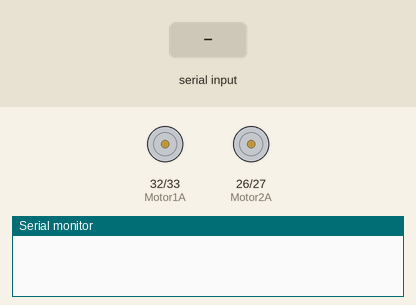
This sketch was run on a simulated ESP32. Shown: motor-driver pin pairs drawn as motors (green arrow = first pin HIGH = forward, orange = second pin HIGH = backward, longer = more drive, scaled by the enable pin), the last lines printed to the serial monitor. The inputs (shaded band) are chosen by the test bench. Nothing arrives over Bluetooth unless stated.

Above: at 1.2 s.
1.3 s: "iniciar" received over the second serial link
At 3.5 s:
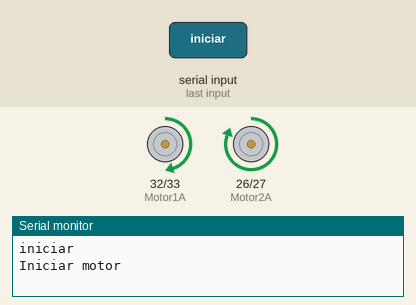
3.8 s: "stop" received over the second serial link
At 5.8 s:
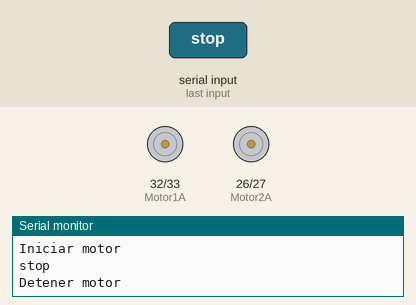
Timing chart, 0 to 7.3 s (numbered marks = the images above; inputs shaded):
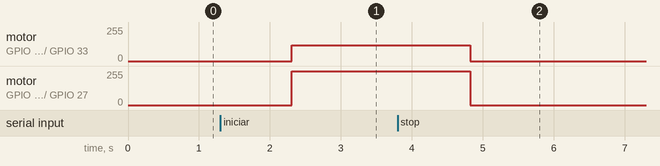

Measured:
- after the input at 1.3 s, motor on GPIO 32 (Motor1A) / GPIO 33 (Motor1B): stopped → forward 120/255 after 1.0 s; motor on GPIO 26 (Motor2A) / GPIO 27 (Motor2B): stopped → forward 255/255 after 1.0 s
- after the input at 3.8 s, motor on GPIO 32 (Motor1A) / GPIO 33 (Motor1B): forward 120/255 → stopped after 1.0 s; motor on GPIO 26 (Motor2A) / GPIO 27 (Motor2B): forward 255/255 → stopped after 1.0 s

The sketch:

TestBlutueMotores.ino
```cpp
#include "BluetoothSerial.h"
BluetoothSerial SerialBT;

const int Motor1A = 32;
const int Motor1B = 33;
const int Motor1PWM = 25;

const int Motor2A = 26;
const int Motor2B = 27;
const int Motor2PWM = 16;

bool motorEncendido = false;

void setup() {
  Serial.begin(115200);
  SerialBT.begin("PROMEESP32");

  // Inicializar los pines de control como salida
  pinMode(Motor1A, OUTPUT);
  pinMode(Motor1B, OUTPUT);
  pinMode(Motor1PWM, OUTPUT);

  pinMode(Motor2A, OUTPUT);
  pinMode(Motor2B, OUTPUT);
  pinMode(Motor2PWM, OUTPUT);

  digitalWrite(Motor1A, LOW); // Configurar la dirección inicial
  digitalWrite(Motor1B, LOW); // Apagar el motor
  digitalWrite(Motor2A, LOW); // Configurar la dirección inicial
  digitalWrite(Motor2B, LOW); // Apagar el motor

}

void loop() {
  if (SerialBT.available()) {
    String comando = SerialBT.readString();
    comando.trim(); // Eliminar espacios en blanco al principio y al final de la cadena
    Serial.println(comando);

    if (comando.indexOf("iniciar") != -1) { // Si la cadena contiene "iniciar"
      Serial.println("Iniciar motor");
      digitalWrite(Motor1A, HIGH); // Configurar la dirección
      digitalWrite(Motor1B, LOW); // Activar el motor
      analogWrite(Motor1PWM, 120);

    digitalWrite(Motor2A, HIGH); // Configurar la dirección
      digitalWrite(Motor2B, LOW); // Activar el motor
      analogWrite(Motor2PWM, 255);

      motorEncendido = true;
    } else if (comando.indexOf("stop") != -1) { // Si la cadena contiene "stop"
      Serial.println("Detener motor");
      digitalWrite(Motor1A, LOW); // Detener el motor
      digitalWrite(Motor2A, LOW);
      motorEncendido = false;
    }
  }


  delay(20);
}
```
